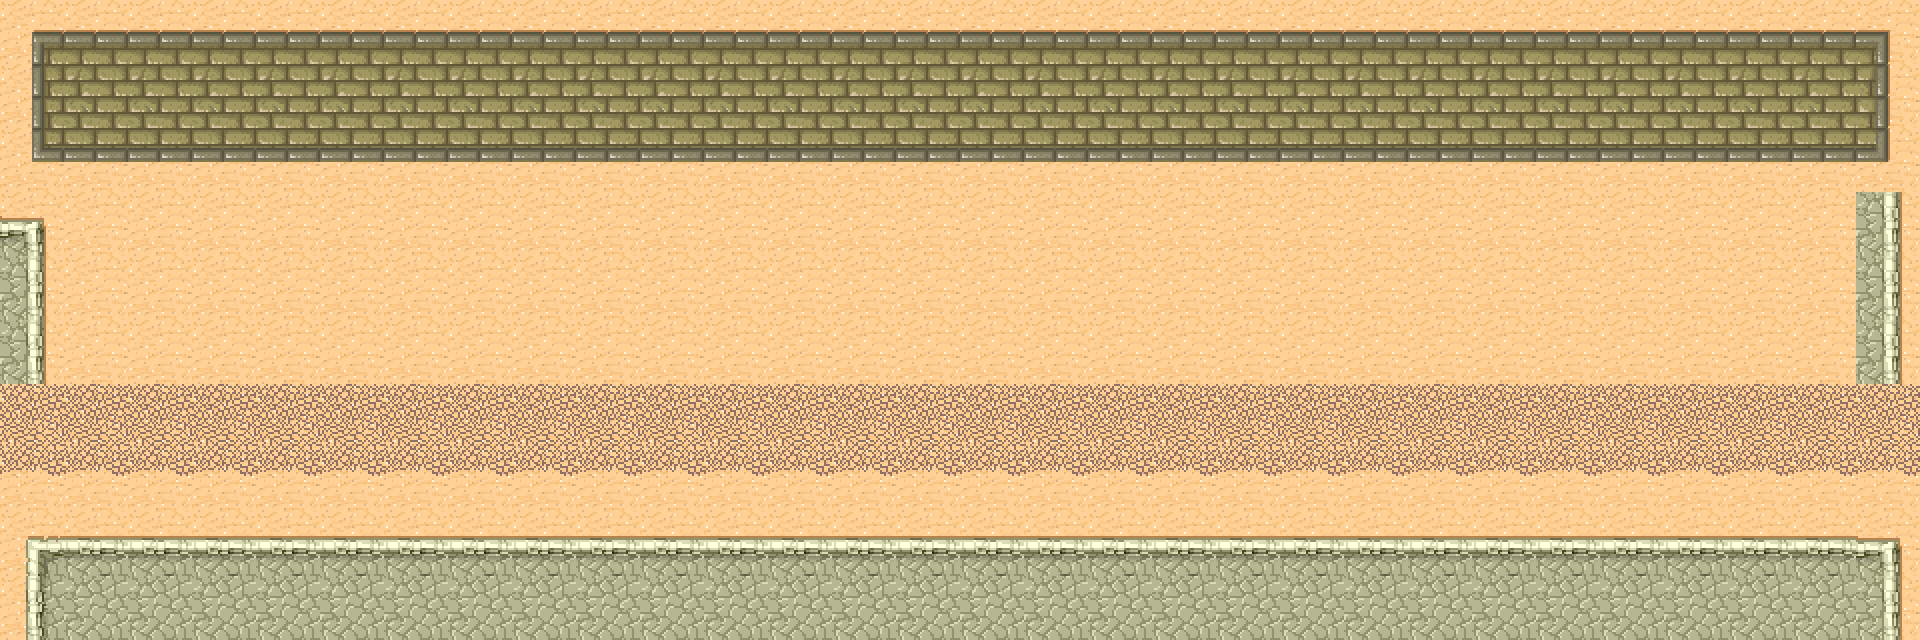

The image is a tile-based game level rendered from a .tmx file. Its description and complete source (layers, tilesets, objects, tile grids) follow:
An orthogonal 30x10 tile map with 64x64 px tiles, 2 tile layers (Ground, Trees) and 6 objects.

<map version="1.10" tiledversion="2025.09.25" orientation="orthogonal" renderorder="right-down" width="30" height="10" tilewidth="64" tileheight="64" infinite="0" nextlayerid="8" nextobjectid="50">
 <editorsettings>
  <export target="area1.lua" format="lua" />
 </editorsettings>
 <tileset firstgid="1" name="tileset_area2" tilewidth="64" tileheight="64" spacing="2" margin="2" tilecount="48" columns="8">
  <image source="tileset_area2.png" trans="ff00ff" width="530" height="398" />
 </tileset>
 <layer id="1" name="Ground" width="30" height="10">
  <data encoding="csv">
30,30,30,30,30,30,30,30,30,30,30,30,30,30,30,30,30,30,30,30,30,30,30,30,30,30,30,30,30,30,
30,30,30,30,30,30,30,30,30,30,30,30,30,30,30,30,30,30,30,30,30,30,30,30,30,30,30,30,30,30,
30,30,30,30,30,30,30,30,30,30,30,30,30,30,30,30,30,30,30,30,30,30,30,30,30,30,30,30,30,30,
30,30,30,30,30,30,30,30,30,30,30,30,30,30,30,30,30,30,30,30,30,30,30,30,30,30,30,30,30,30,
30,30,30,30,30,30,30,30,30,30,30,30,30,30,30,30,30,30,30,30,30,30,30,30,30,30,30,30,30,30,
30,30,30,30,30,30,30,30,30,30,30,30,30,30,30,30,30,30,30,30,30,30,30,30,30,30,30,30,30,30,
15,15,15,15,15,15,15,15,15,15,15,15,15,15,15,15,15,15,15,15,15,15,15,15,15,15,15,15,15,15,
23,23,23,23,23,23,23,23,23,23,23,23,23,23,23,23,23,23,23,23,23,23,23,23,23,23,23,23,23,23,
30,30,30,30,30,30,30,30,30,30,30,30,30,30,30,30,30,30,30,30,30,30,30,30,30,30,30,30,30,30,
30,30,30,30,30,30,30,30,30,30,30,30,30,30,30,30,30,30,30,30,30,30,30,30,30,30,30,30,30,30
</data>
 </layer>
 <layer id="2" name="Trees" width="30" height="10">
  <data encoding="csv">
1,2,2,2,2,2,2,2,2,2,2,2,2,2,2,2,2,2,2,2,2,2,2,2,2,2,2,2,2,3,
9,10,10,10,10,10,10,10,10,10,10,10,10,10,10,10,10,10,10,10,10,10,10,10,10,10,10,10,10,11,
17,18,18,18,18,18,18,18,18,18,18,18,18,18,18,18,18,18,18,18,18,18,18,18,18,18,18,18,18,19,
27,0,0,0,0,0,0,0,0,0,0,0,0,0,0,0,0,0,0,0,0,0,0,0,0,0,0,0,0,35,
35,0,0,0,0,0,0,0,0,0,0,0,0,0,0,0,0,0,0,0,0,0,0,0,0,0,0,0,0,35,
35,0,0,0,0,0,0,0,0,0,0,0,0,0,0,0,0,0,0,0,0,0,0,0,0,0,0,0,0,35,
0,0,0,0,0,0,0,0,0,0,0,0,0,0,0,0,0,0,0,0,0,0,0,0,0,0,0,0,0,0,
0,0,0,0,0,0,0,0,0,0,0,0,0,0,0,0,0,0,0,0,0,0,0,0,0,0,0,0,0,0,
25,26,26,26,26,26,26,26,26,26,26,26,26,26,26,26,26,26,26,26,26,26,26,26,26,26,26,26,26,27,
33,34,34,34,34,34,34,34,34,34,34,34,34,34,34,34,34,34,34,34,34,34,34,34,34,34,34,34,34,35
</data>
 </layer>
 <objectgroup id="3" name="Walls">
  <object id="1" x="0" y="0" width="1920" height="192" />
  <object id="2" x="0" y="192" width="64" height="256" />
  <object id="3" x="1856" y="192" width="64" height="256" />
  <object id="4" x="0" y="512" width="1920" height="64" />
 </objectgroup>
 <objectgroup id="5" name="Enemies" />
 <objectgroup id="6" name="NPCs" />
 <objectgroup id="4" name="Portals">
  <object id="40" x="896" y="0" width="128" height="64">
   <properties>
    <property name="spawn_x" type="float" value="960" />
    <property name="spawn_y" type="float" value="1700" />
    <property name="target_map" value="assets/maps/level1/area2.lua" />
    <property name="type" value="portal" />
   </properties>
  </object>
  <object id="49" x="1792" y="384" width="64" height="128">
   <properties>
    <property name="intro_id" value="ending" />
    <property name="type" value="ending" />
   </properties>
  </object>
 </objectgroup>
 <objectgroup id="7" name="SavePoints" />
</map>
